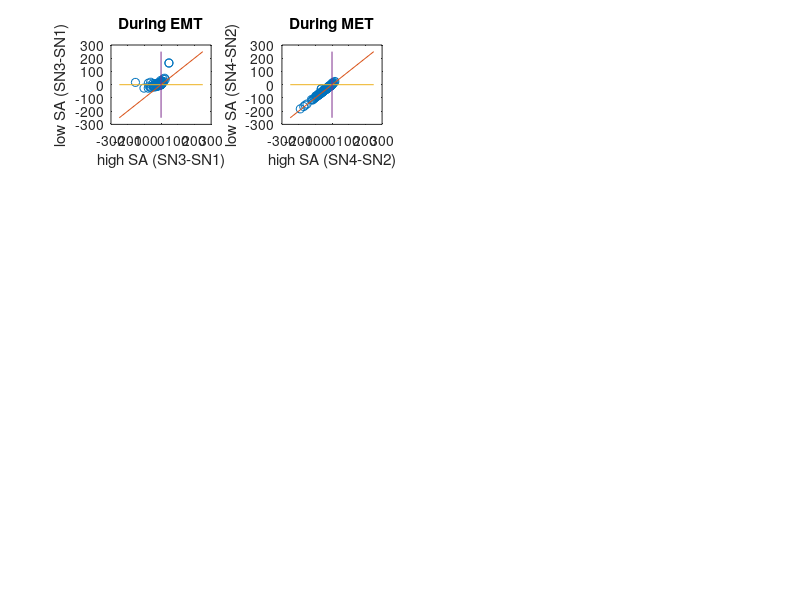

MATLAB code for this plot:
clear
clc

load param_pertBB0_25pc_AND.mat
load param_SameSA0SB0_AND.mat

param_unp = param_SameSA0SB0(:,nrr);
%param_thre = param_ThrePert_OR(:,nrr);


unp=tri_types(nrr,:);
high=tri_type_highBB0;
low=tri_type_lowBB0;

[unp_sorted,idx] = sort(unp);
low_sorted = low(idx);
high_sorted = high(idx);

SN_lowSorted = SNB_lowBB0(idx,:);
SN_highSorted = SNB_highBB0(idx,:);

SNB_Unp = SNB(nrr,:);
SNB_low = SNB_lowBB0;
SNB_high = SNB_highBB0;

% Type 4 (1U1D): SN1>SN3>SN2>SN4
% Type 2 (1U2D): SN1>SN3>SN4>SN2
% Type 3 (2U1D): SN3>SN1>SN2>SN4
% Type 1 (2U2D): SN3>SN1>SN4>SN2

nr = length(nrr);

for ik = 1:nr

    if SNB_Unp(ik,1)>SNB_Unp(ik,3) && SNB_Unp(ik,3)>SNB_Unp(ik,2) && SNB_Unp(ik,2)>SNB_Unp(ik,4)
        triType_Unp(ik,1) = 4;
    elseif SNB_Unp(ik,1)>SNB_Unp(ik,3) && SNB_Unp(ik,3)>SNB_Unp(ik,4) && SNB_Unp(ik,4)>SNB_Unp(ik,2)
        triType_Unp(ik,1) = 2;
    elseif SNB_Unp(ik,3)>SNB_Unp(ik,1) && SNB_Unp(ik,1)>SNB_Unp(ik,2) && SNB_Unp(ik,2)>SNB_Unp(ik,4)
        triType_Unp(ik,1) = 3;
    elseif SNB_Unp(ik,3)>SNB_Unp(ik,1) && SNB_Unp(ik,1)>SNB_Unp(ik,4) && SNB_Unp(ik,4)>SNB_Unp(ik,2)
        triType_Unp(ik,1) = 1;
    end

    if SNB_low(ik,1)>SNB_low(ik,3) && SNB_low(ik,3)>SNB_low(ik,2) && SNB_low(ik,2)>SNB_low(ik,4)
        triType_low(ik,1) = 4;
    elseif SNB_low(ik,1)>SNB_low(ik,3) && SNB_low(ik,3)>SNB_low(ik,4) && SNB_low(ik,4)>SNB_low(ik,2)
        triType_low(ik,1) = 2;
    elseif SNB_low(ik,3)>SNB_low(ik,1) && SNB_low(ik,1)>SNB_low(ik,2) && SNB_low(ik,2)>SNB_low(ik,4)
        triType_low(ik,1) = 3;
    elseif SNB_low(ik,3)>SNB_low(ik,1) && SNB_low(ik,1)>SNB_low(ik,4) && SNB_low(ik,4)>SNB_low(ik,2)
        triType_low(ik,1) = 1;
    end

    if SNB_high(ik,1)>SNB_high(ik,3) && SNB_high(ik,3)>SNB_high(ik,2) && SNB_high(ik,2)>SNB_high(ik,4)
        triType_high(ik,1) = 4;
    elseif SNB_high(ik,1)>SNB_high(ik,3) && SNB_high(ik,3)>SNB_high(ik,4) && SNB_high(ik,4)>SNB_high(ik,2)
        triType_high(ik,1) = 2;
    elseif SNB_high(ik,3)>SNB_high(ik,1) && SNB_high(ik,1)>SNB_high(ik,2) && SNB_high(ik,2)>SNB_high(ik,4)
        triType_high(ik,1) = 3;
    elseif SNB_high(ik,3)>SNB_high(ik,1) && SNB_high(ik,1)>SNB_high(ik,4) && SNB_high(ik,4)>SNB_high(ik,2)
        triType_high(ik,1) = 1;
    end


end

diff_high_SN31 = SNB_high(:,3)-SNB_high(:,1);
diff_high_SN42 = SNB_high(:,4)-SNB_high(:,2);
diff_high = diff_high_SN31+diff_high_SN42;

diff_low_SN31 = SNB_low(:,3)-SNB_low(:,1);
diff_low_SN42 = SNB_low(:,4)-SNB_low(:,2);
diff_low = diff_low_SN31+diff_low_SN42;

% percent_high = (length(high(diff_high>diff_low))/length(diff_high))*100
% 
% subplot(4,4,5)
% plot(diff_high,diff_low,'o')
% hold on
% plot([-250,250],[-250,250])
% plot([-250,250],[0,0])
% plot([0,0],[-250,250])
% xlabel('high')
% ylabel('low')


percent_high_EMT = (length(high(diff_high_SN31>diff_low_SN31))/length(diff_high_SN31))*100
percent_high_MET = (length(high(diff_high_SN42>diff_low_SN42))/length(diff_high_SN42))*100

subplot(4,4,1)
plot(diff_high_SN31,diff_low_SN31,'o')
hold on
plot([-250,250],[-250,250])
plot([-250,250],[0,0])
plot([0,0],[-250,250])
xlabel('high SA (SN3-SN1)')
ylabel('low SA (SN3-SN1)')
title('During EMT')


subplot(4,4,2)
plot(diff_high_SN42,diff_low_SN42,'o')
hold on
plot([-250,250],[-250,250])
plot([-250,250],[0,0])
plot([0,0],[-250,250])
xlabel('high SA (SN4-SN2)')
ylabel('low SA (SN4-SN2)')
title('During MET')


% Convert data into a matrix
data = [unp_sorted';low_sorted';high_sorted'];


% Create a heatmap with default colormap
%heatmap(data, 'ColorbarVisible', 'off');
% figure(22)
% subplot(3,1,1)
% heatmap(data,'colormap',parula);
% xlabel('Models');
% %ylabel('a OR b');
% title('OR models (25% change in S_A_0, S_B_0 thresholds)');
% 
% len_H_low = SNB_SB0ltSA0(:,3)-SNB_SB0ltSA0(:,2);
% len_H_high = SNB_SA0ltSB0(:,3)-SNB_SA0ltSB0(:,2);
% 
% subplot(3,1,2)
% plot(len_H_high,len_H_low,'o')
% hold on
% plot([0,200],[0,200])
% xlabel('highirect')
% ylabel('lowect')
